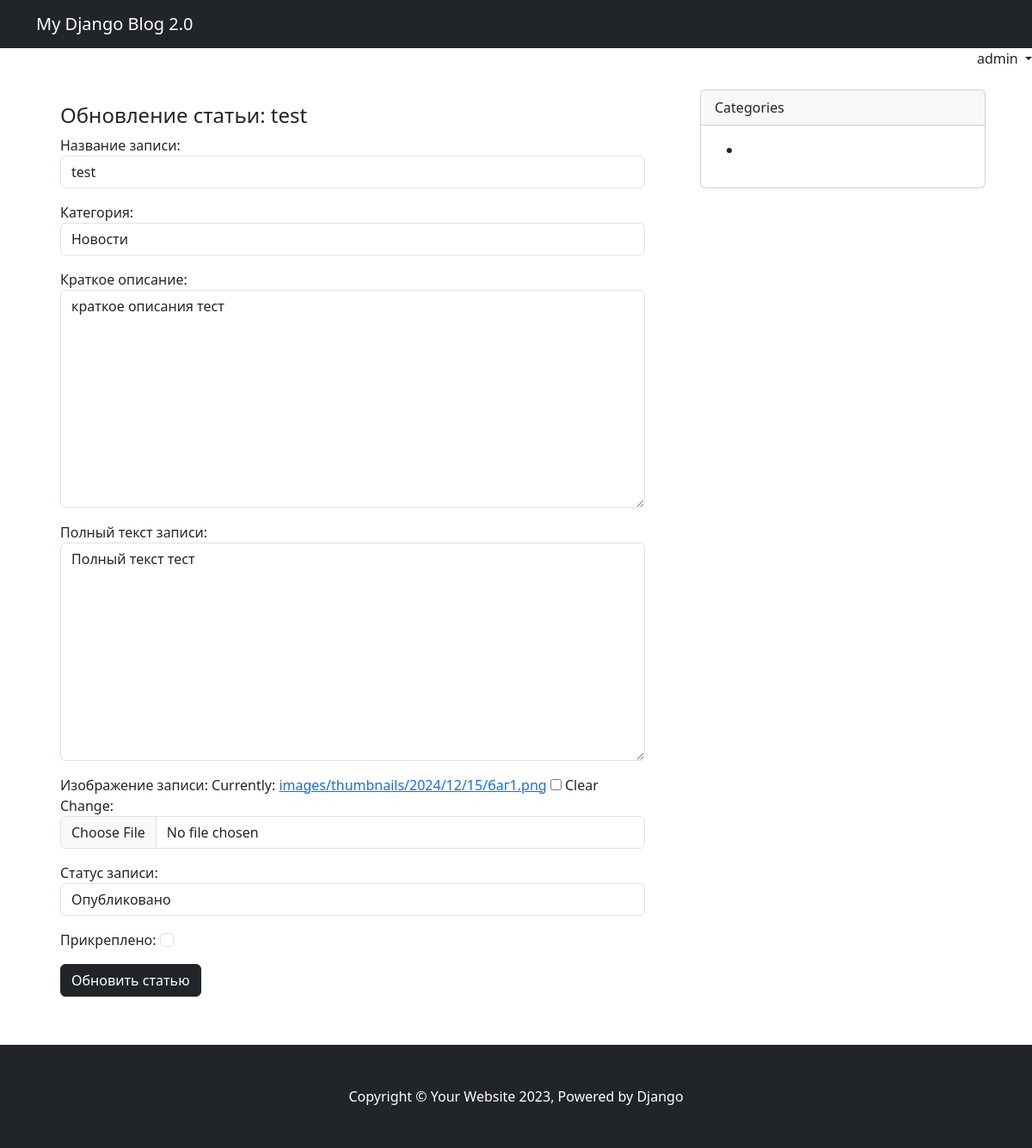
/post/novosti/update/ (signed in), run on the app's committed database.
### apps/blog/models.py (models this page shows, shortened)
class Post(models.Model):
    STATUS_OPTIONS = (
        ('published', 'Опубликовано'),
        ('draft', 'Черновик')
    )
    title = models.CharField(verbose_name='Название записи', max_length=255)
    slug = models.SlugField(verbose_name='URL', max_length=255, blank=True)
    description = models.TextField(verbose_name='Краткое описание', max_length=500)
    text = models.TextField(verbose_name='Полный текст записи')
    category = TreeForeignKey('Category', on_delete=models.PROTECT, related_name='posts', verbose_name='Категория')
    thumbnail = models.ImageField(default='default.jpg',
        verbose_name='Изображение записи',
        blank=True,
        upload_to='images/thumbnails/%Y/%m/%d/',
        validators=[FileExtensionValidator(allowed_extensions=('png', 'jpg', 'webp', 'jpeg', 'gif'))]
    )
    status = models.CharField(choices=STATUS_OPTIONS, default='published', verbose_name='Статус записи', max_length=10)
    create = models.DateTimeField(auto_now_add=True, verbose_name='Время добавления')
    update = models.DateTimeField(auto_now=True, verbose_name='Время обновления')
    author = models.ForeignKey(to=User, verbose_name='Автор', on_delete=models.SET_DEFAULT, related_name='author_posts',
                               default=1)
    updater = models.ForeignKey(to=User, verbose_name='Обновил', on_delete=models.SET_NULL, null=True,
                                related_name='updater_posts', blank=True)
    fixed = models.BooleanField(verbose_name='Прикреплено', default=False)
    objects = models.Manager()
    custom = PostManager()
    class Meta:
        db_table = 'blog_post'
        ordering = ['-fixed', '-create']
        indexes = [models.Index(fields=['-fixed', '-create', 'status'])]
        verbose_name = 'Статья'
        verbose_name_plural = 'Статьи'

class Category(MPTTModel):
    title = models.CharField(max_length=255, verbose_name='Название категории')
    slug = models.SlugField(max_length=255, verbose_name='URL категории', blank=True)
    description = models.TextField(verbose_name='Описание категории', max_length=300)
    parent = TreeForeignKey(
        'self',
        on_delete=models.CASCADE,
        null=True,
        blank=True,
        db_index=True,
        related_name='children',
        verbose_name='Родительская категория'
    )
    class MPTTMeta:
        order_insertion_by = ('title',)
    class Meta:
        verbose_name = 'Категория'
        verbose_name_plural = 'Категории'
        db_table = 'app_categories'
    def __str__(self):
        return self.title

### apps/blog/views.py (the view, shortened to what this page needs)
# urls.py: path('post/<slug:slug>/update/', PostUpdateView.as_view(), name='post_update'),
class PostUpdateView(AuthorRequiredMixin, SuccessMessageMixin, UpdateView):
    model = Post
    template_name = 'blog/post_update.html'
    context_object_name = 'post'
    form_class = PostUpdateForm
    login_url = 'home'
    success_message = 'Запись была успешно обновлена!'
    def get_context_data(self, *, object_list=None, **kwargs):
        context = super().get_context_data(**kwargs)
        context['title'] = f'Обновление статьи: {self.object.title}'
        return context

### apps/blog/forms.py
class PostUpdateForm(PostCreateForm):
    class Meta:
        model = Post
        fields = PostCreateForm.Meta.fields + ('fixed',)
    def __init__(self, *args, **kwargs):
        super().__init__(*args, **kwargs)
        self.fields['fixed'].widget.attrs.update({
            'class': 'form-check-input'
        })

### apps/services/mixins.py (called while the page is built)
    def dispatch(self, request, *args, **kwargs):
        if not request.user.is_authenticated:
            return self.handle_no_permission()
        if request.user.is_authenticated:
            if not (request.user == self.get_object().author or request.user.is_staff):
                messages.info(request, 'Изменение статьи доступно только автору!')
                return redirect('home')
        return super().dispatch(request, *args, **kwargs)

### templates/blog/post_update.html (shortened to what this page needs)
{% extends 'main.html' %}
{% block content %}
    <div class="card mb-3 border-0 nth-shadow">
        <div class="card-body">
            <div class="card-title nth-card-title">
                <h4>Обновление статьи: {{ post.title }}</h4>
            </div>
            <form method="post" enctype="multipart/form-data">
                {{ form.as_p }}
                <div class="d-grid gap-2 d-md-block mt-2">
                    <button type="submit" class="btn btn-dark">Обновить статью</button>
                </div>
            </form>
        </div>
    </div>
{% endblock %}

### templates/header.html (shortened to what this page needs)
<nav class="navbar navbar-expand-lg navbar-dark bg-dark">
    <div class="container">
        <a class="navbar-brand" href="/">My Django Blog 2.0</a>
        </div>
</nav>
<div class='d-flex justify-content-end '>
            {% if request.user.is_authenticated %}
        <div class="dropdown text-end">
          <a href="#" class="d-block link-dark text-decoration-none dropdown-toggle" data-bs-toggle="dropdown" aria-expanded="false">
            {{ request.user }}
          </a>
        </div>
        {% else %}
            <ul class="nav ">
              <li><a href="{% url 'register' %}" class="nav-link px-2 link-secondary">Регистрация</a></li>
              <li><a href="{% url 'login' %}" class="nav-link px-2 link-dark">Вход</a></li>
            </ul>
        {% endif %}
</div>

### data on the page
Post: title "test", category "Новости", description "краткое описания тест", text "Полный текст тест", status "Опубликовано"

### other printed values
{{ request.user }} "admin"
